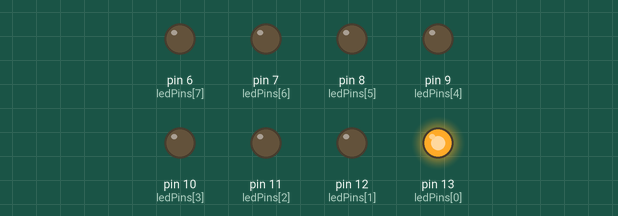
Recording of a sketch running on a simulated Arduino Uno, built with avr-gcc and run on an emulated ATmega328P. Shown: output pins drawn as LEDs (lit = HIGH).

Above: at 0.05 s.
At 0.55 s:
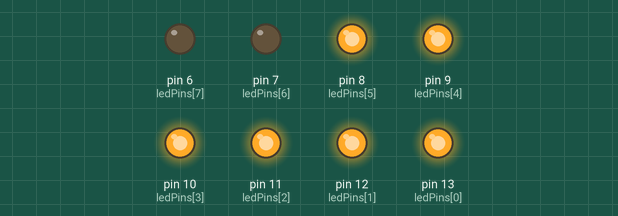
At 0.85 s:
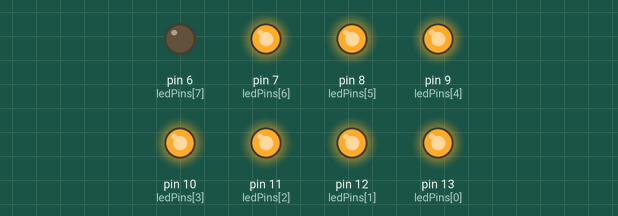
At 1.75 s:
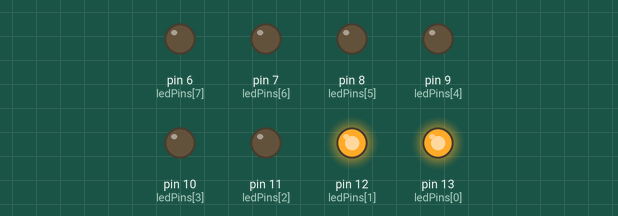
At 2.65 s:
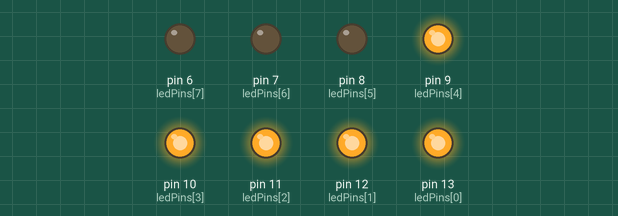
At 3.55 s:
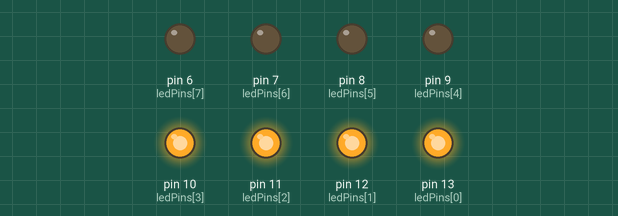
Timing chart, 0 to 3.9 s (numbered marks = the images above):
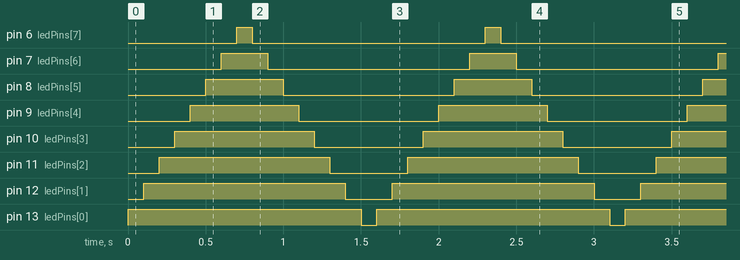

The sketch:

circuit_4.ino
```cpp
int ledPins[] = {13,12,11,10,9,8,7,6};


void setup() {
 int index;
 for(index = 0; index <= 7; index++)
 {
  pinMode(ledPins[index], OUTPUT);
 }
}

void loop() {
  // put your main code here, to run repeatedly:
  int index;
  int delayTime = 100;

  for(index = 0; index <= 7; index++)
  {
    digitalWrite(ledPins[index], HIGH);
    delay(100);
  }

  for(index = 7; index >=0; index--)
  {
    digitalWrite(ledPins[index], LOW);
    delay(100);
  }

}
```

Measured:
- by itself, pin 6 (ledPins[7]): alternates HIGH for 0.10 s and LOW for 1.5 s
- by itself, pin 7 (ledPins[6]): alternates HIGH for 0.30 s and LOW for 1.3 s
- by itself, pin 8 (ledPins[5]): alternates HIGH for 0.50 s and LOW for 1.1 s
- by itself, pin 9 (ledPins[4]): alternates HIGH for 0.70 s and LOW for 0.90 s
- by itself, pin 10 (ledPins[3]): alternates HIGH for 0.90 s and LOW for 0.70 s
- by itself, pin 11 (ledPins[2]): alternates HIGH for 1.1 s and LOW for 0.50 s
- by itself, pin 12 (ledPins[1]): alternates HIGH for 1.3 s and LOW for 0.30 s
- by itself, pin 13 (ledPins[0]): alternates HIGH for 1.5 s and LOW for 0.10 s
